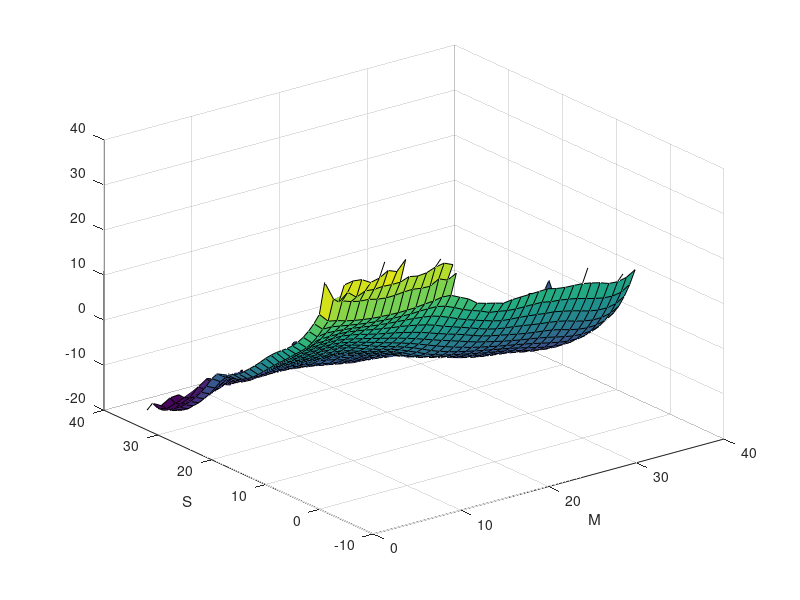
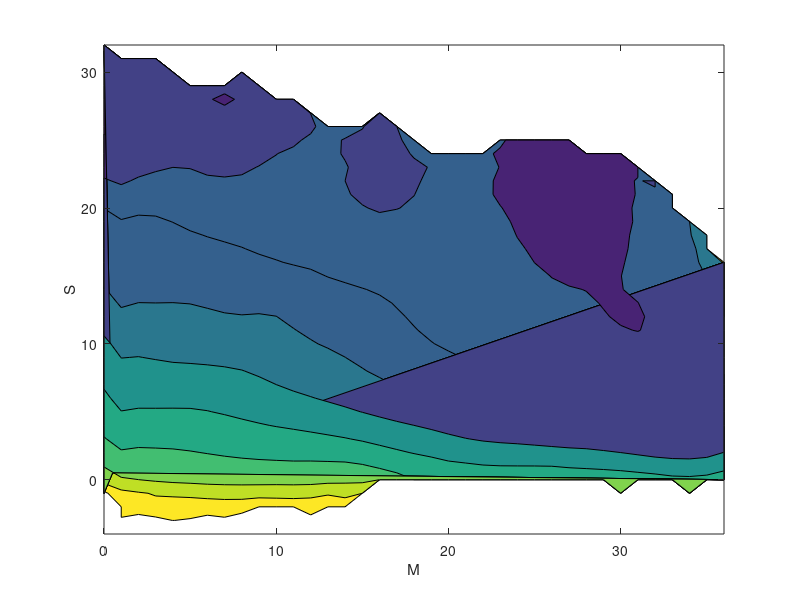

Here is the MATLAB script that generated these plots, in order:
close all
clear all
M=linspace(0,36,37);
S=linspace(-4,32,37);
G=load('free_energy.dat');
surf(M,S,G');xlabel('M');ylabel('S');
figure
contourf(M,S,G');xlabel('M');ylabel('S');
